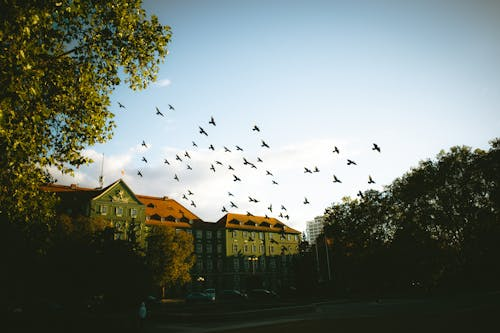
#> input picture images/source.png, 500 x 333 px
$ python q9_full.py
#> lines starting #> are read from the running program, lines starting #| are printed output that depends on the picture
import cv2
import numpy as np
import matplotlib.pyplot as plt
from skimage.exposure import match_histograms


# ------------------------------------------------------------
# Manual Histogram Matching (CDF based)
# ------------------------------------------------------------
def histogram_matching_scratch(source, reference):

    src_hist = np.zeros(256)
    for pixel in source.flatten():
        src_hist[pixel] += 1

    src_pdf = src_hist / source.size
    src_cdf = np.cumsum(src_pdf)

    ref_hist = np.zeros(256)
    for pixel in reference.flatten():
        ref_hist[pixel] += 1

    ref_pdf = ref_hist / reference.size
    ref_cdf = np.cumsum(ref_pdf)

    mapping = np.zeros(256, dtype=np.uint8)

    # Smaller matching loop
    for i in range(256):
        diff = np.abs(ref_cdf - src_cdf[i])
        mapping[i] = np.argmin(diff)

    return mapping[source]

# ------------------------------------------------------------
# Histogram Matching FROM SCRATCH (Equalization + Inverse method)
# ------------------------------------------------------------
def histogram_matching_scratch_inverse(source, reference):
    """
    Second conceptual implementation of histogram matching.

    Steps:
    1. Equalize the source image using its CDF  → T(r)
    2. Compute CDF transform of reference       → G(z)
    3. Invert reference transform               → G⁻¹(s)
    4. Apply inverse transform to equalized src → final matched image
    """

    # ---------- Step 1: Equalize SOURCE ----------
    src_hist = np.bincount(source.ravel(), minlength=256)
    src_pdf = src_hist / source.size
    src_cdf = np.cumsum(src_pdf)

    # T(r) mapping → equalized image in range [0,255]
    T = np.round(src_cdf * 255).astype(np.uint8)
    equalized_source = T[source]


    # ---------- Step 2: Reference CDF transform ----------
    ref_hist = np.bincount(reference.ravel(), minlength=256)
    ref_pdf = ref_hist / reference.size
    ref_cdf = np.cumsum(ref_pdf)

    # G(z) mapping
    G = np.round(ref_cdf * 255).astype(np.uint8)


    # ---------- Step 3: Invert reference transform ----------
    G_inv = np.zeros(256, dtype=np.uint8)

    for s in range(256):
        # find gray level z whose G(z) is closest to s
        diff = np.abs(G - s)
        G_inv[s] = np.argmin(diff)


    # ---------- Step 4: Apply inverse transform ----------
    matched = G_inv[equalized_source]

    return matched


# ------------------------------------------------------------
# Built-in Histogram Matching
# ------------------------------------------------------------
def histogram_matching_builtin(source, reference):
    matched = match_histograms(source, reference)
    return matched.astype(np.uint8)


# ------------------------------------------------------------
# Create LOW, NORMAL, HIGH contrast versions
# ------------------------------------------------------------
def change_contrast(image, alpha):
    # alpha < 1  → low contrast (0.5)
    # alpha = 1  → normal contrast (1.0)
    # alpha > 1  → high contrast (1.5)
    new_image = cv2.convertScaleAbs(image, alpha=alpha, beta=0)
    return new_image


# ------------------------------------------------------------
# FUNCTION 1: Save ONLY images
# ------------------------------------------------------------
def show_images(images, titles):
    plt.figure(figsize=(15, 10))

    for i in range(len(images)):
        plt.subplot(4, 3, i + 1)
        plt.imshow(images[i], cmap="gray")
        plt.title(titles[i])
        plt.axis("off")

    plt.tight_layout()
    plt.savefig("output_images/matching_images.png")
    plt.close()
    print("Images saved to output_images/matching_images.png")


# ------------------------------------------------------------
# FUNCTION 2: Save ONLY histograms
# ------------------------------------------------------------
def show_histograms(images, titles):
    plt.figure(figsize=(15, 10))

    for i in range(len(images)):
        plt.subplot(4, 3, i + 1)
        plt.hist(images[i].ravel(), bins=256, range=[0, 256], color="gray")
        plt.title(f"{titles[i]} Histogram")
        plt.xlabel("Pixel Value")
        plt.ylabel("Frequency")

    plt.tight_layout()
    plt.savefig("output_images/matching_histograms.png")
    plt.close()
    print("Histograms saved to output_images/matching_histograms.png")


# ------------------------------------------------------------
# Main function
# ------------------------------------------------------------
def main():

    source = cv2.imread("images/source.png", cv2.IMREAD_GRAYSCALE)
#> source: shape (333, 500); min 0, max 255, mean 117.8
    reference = cv2.imread("images/reference.png", cv2.IMREAD_GRAYSCALE)
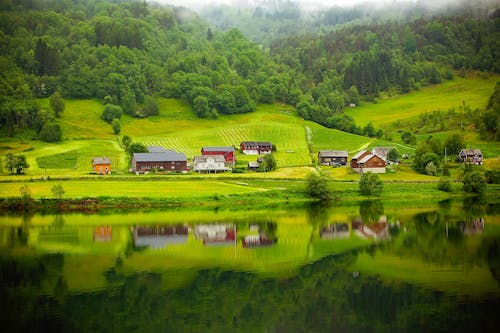
#> input picture images/reference.png, 500 x 333 px
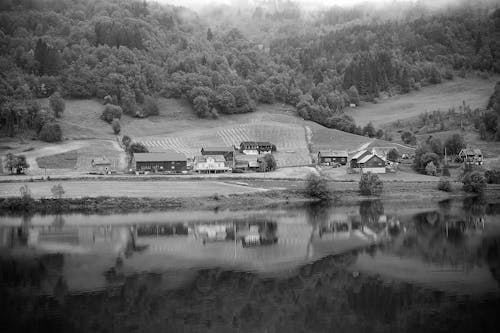
#> reference: shape (333, 500); min 0, max 255, mean 98.3

    if source is None or reference is None:
        print("Error: Check image paths.")
        return

    # Contrast versions of source
    src_low = change_contrast(source, 0.5)
    src_norm = change_contrast(source, 1.0)
    src_high = change_contrast(source, 1.5)
#> call 3 of change_contrast, with alpha = 1.5
#> in change_contrast (call 3), `new_image = cv2.convertScaleAbs(image, alpha=alpha, beta=0)`:
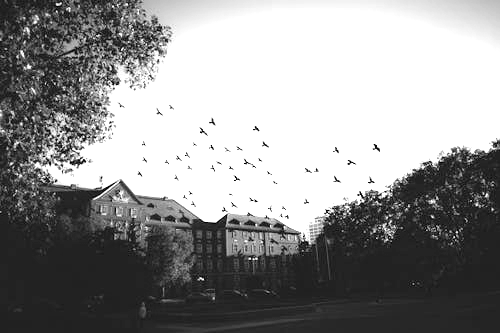
#> new_image: shape (333, 500); min 0, max 255, mean 146.6

    # Manual matching scratch 1
    manual_1_low = histogram_matching_scratch(src_low, reference)
#> the loop in histogram_matching_scratch, `for pixel in source.flatten():` made 166500 passes
#> pixel on passes 1 to 3: 12, 13, 9
#> after the loop in histogram_matching_scratch, `for pixel in source.flatten():`: src_hist = 256 values, max 29929 at index 12, min 0 at index 129, mean 650.4
#> in histogram_matching_scratch, `src_pdf = src_hist / source.size`: src_pdf = 256 values, max 0.18 at index 12, min 0 at index 129, mean 0.00391
#> in histogram_matching_scratch, `src_cdf = np.cumsum(src_pdf)`: src_cdf = 256 values from 0.000486 to 1
#> the loop in histogram_matching_scratch, `for pixel in reference.flatten():` made 166500 passes
#> pixel on passes 1 to 3: 54, 57, 59
#> after the loop in histogram_matching_scratch, `for pixel in reference.flatten():`: ref_hist = 256 values, max 1436 at index 58, min 1 at index 0, mean 650.4
#> in histogram_matching_scratch, `ref_pdf = ref_hist / reference.size`: ref_pdf = 256 values, max 0.00862 at index 58, min 6.01e-06 at index 0, mean 0.00391
#> in histogram_matching_scratch, `ref_cdf = np.cumsum(ref_pdf)`: ref_cdf = 256 values from 6.01e-06 to 1
#> after the loop in histogram_matching_scratch, `for i in range(256):`: mapping = 256 values from 4 to 255
#> in histogram_matching_scratch, `return mapping[source]`:
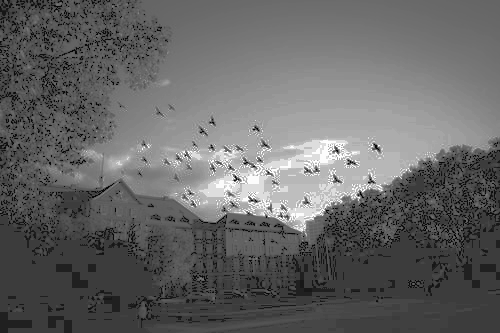
#> returned value: shape (333, 500); min 4, max 255, mean 101.7
    manual_1_norm = histogram_matching_scratch(src_norm, reference)
#> the loop in histogram_matching_scratch (call 2), `for pixel in source.flatten():` made 166500 passes
#> pixel on passes 1 to 3: 23, 26, 18
#> the loop in histogram_matching_scratch (call 2), `for pixel in reference.flatten():` made 166500 passes
    manual_1_high = histogram_matching_scratch(src_high, reference)
#> the loop in histogram_matching_scratch (call 3), `for pixel in source.flatten():` made 166500 passes
#> pixel on passes 1 to 3: 34, 39, 27
#> after the loop in histogram_matching_scratch (call 3), `for pixel in source.flatten():`: src_hist = 256 values, max 65156 at index 255, min 0 at index 1, mean 650.4
#> in histogram_matching_scratch (call 3), `src_pdf = src_hist / source.size`: src_pdf = 256 values, max 0.391 at index 255, min 0 at index 1, mean 0.00391
#> the loop in histogram_matching_scratch (call 3), `for pixel in reference.flatten():` made 166500 passes
#> in histogram_matching_scratch (call 3), `return mapping[source]`:
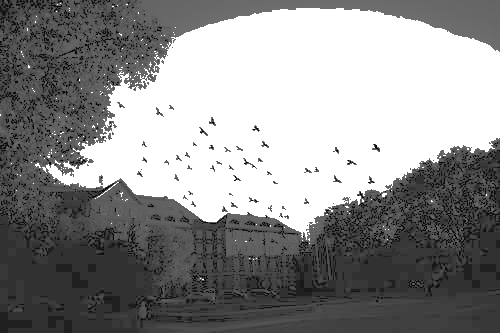
#> returned value: shape (333, 500); min 2, max 255, mean 141.5

    # Manual matching sractch 2
    manual_2_low = histogram_matching_scratch_inverse(source, reference)
#> in histogram_matching_scratch_inverse, `src_hist = np.bincount(source.ravel(), minlength=256)`: src_hist = 256 values, max 16318 at index 23, min 19 at index 0, mean 650.4
#> in histogram_matching_scratch_inverse, `src_pdf = src_hist / source.size`: src_pdf = 256 values, max 0.098 at index 23, min 0.000114 at index 0, mean 0.00391
#> in histogram_matching_scratch_inverse, `src_cdf = np.cumsum(src_pdf)`: src_cdf = 256 values from 0.000114 to 1
#> in histogram_matching_scratch_inverse, `T = np.round(src_cdf * 255).astype(np.uint8)`: T = 256 values from 0 to 255
#> in histogram_matching_scratch_inverse, `equalized_source = T[source]`:
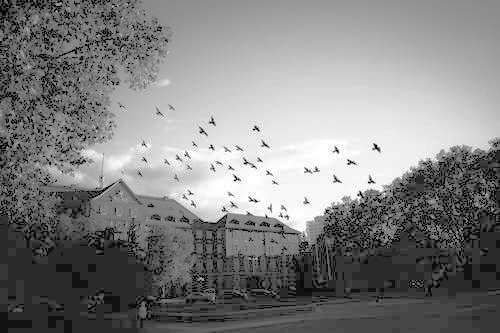
#> equalized_source: shape (333, 500); min 0, max 255, mean 129.9
#> in histogram_matching_scratch_inverse, `ref_cdf = np.cumsum(ref_pdf)`: ref_cdf = 256 values from 6.01e-06 to 1
#> in histogram_matching_scratch_inverse, `G = np.round(ref_cdf * 255).astype(np.uint8)`: G = 256 values from 0 to 255
#> after the loop in histogram_matching_scratch_inverse, `for s in range(256):`: G_inv = 256 values from 0 to 248
    manual_2_norm = histogram_matching_scratch_inverse(source, reference)
    manual_2_high = histogram_matching_scratch_inverse(source, reference)

    # Built-in matching
    builtin_low = histogram_matching_builtin(src_low, reference)
    builtin_norm = histogram_matching_builtin(src_norm, reference)
    builtin_high = histogram_matching_builtin(src_high, reference)

    # Include REFERENCE image for comparison
    images = [
        reference, source,
        manual_1_low, manual_1_norm, manual_1_high,
        manual_2_low, manual_2_norm, manual_2_high,
        builtin_low, builtin_norm, builtin_high
    ]

    titles = [
        "Reference", "Source",
        "Manual 1 Low", "Manual 1 Normal", "Manual 1 High",
        "Manual 2 Low", "Manual 2 Normal", "Manual 2 High",
        "Builtin Low", "Builtin Normal", "Builtin High"
    ]

    show_images(images, titles)
#> the loop in show_images, `for i in range(len(images)):` made 11 passes
    show_histograms(images, titles)
#> the loop in show_histograms, `for i in range(len(images)):` made 11 passes
#> in show_histograms, `plt.savefig("output_images/matching_histograms.png")`:
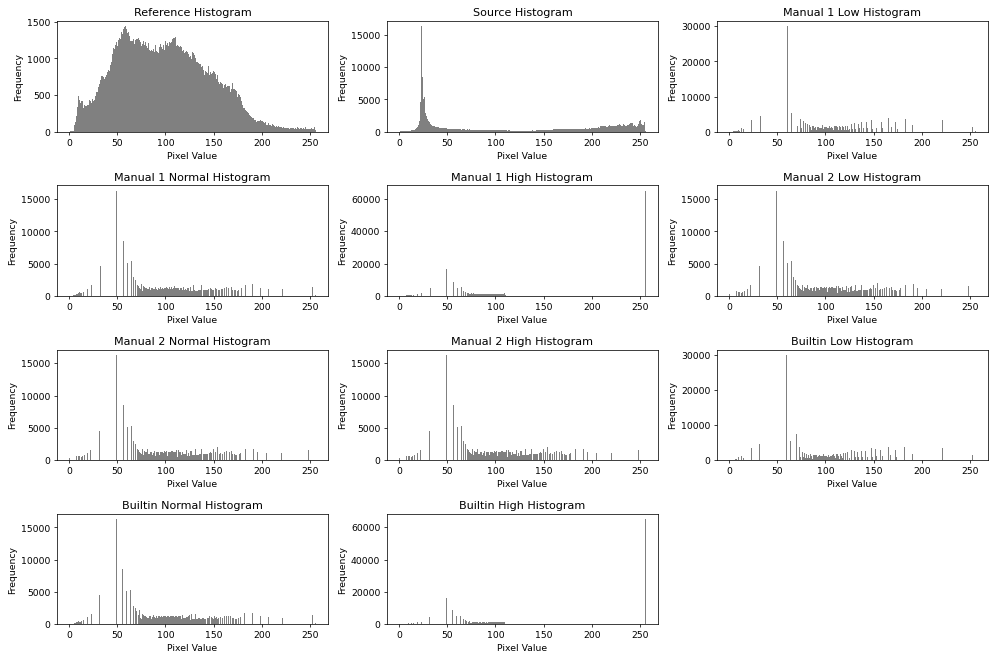
#> figure drawn by matplotlib, 11 panels; panel 1: tallest bar 1436 high, from x = 58 to 59; panel 2: tallest bar 16318 high, from x = 23 to 24; panel 3: tallest bar 29929 high, from x = 60 to 61; panel 4: tallest bar 16318 high, from x = 49 to 50

    print("Histogram matching visualization completed!")


# ------------------------------------------------------------
# Run program
# ------------------------------------------------------------
if __name__ == "__main__":
    main()
